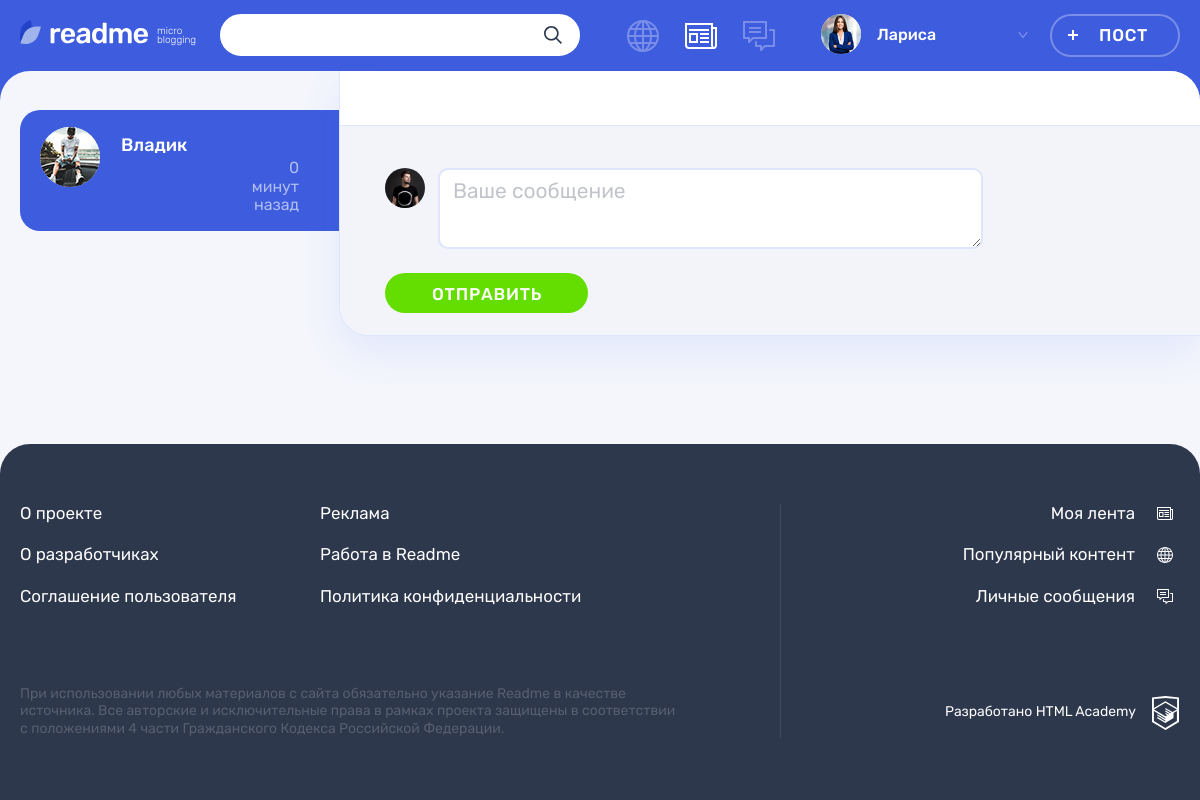
Screenshot of /messages.php?newMessage=2&id=2 (signed in) with the database file from the repository.
### tables this page shows
CREATE TABLE users
(
    id               INT AUTO_INCREMENT PRIMARY KEY,
    registrationDate TIMESTAMP DEFAULT CURRENT_TIMESTAMP,
    email            VARCHAR(128) NOT NULL UNIQUE,
    login            VARCHAR(128) UNIQUE,
    password         CHAR(64)     NOT NULL,
    avatar           VARCHAR(255)
);

### helpers.php (called while the page is built, shortened)
<?php
function get_noun_plural_form(int $number, string $one, string $two, string $many): string
{
    $number = (int)$number;
    $mod10 = $number % 10;
    $mod100 = $number % 100;
    switch (true) {
        default:
            return $many;
    }
}
function include_template($name, array $data = [])
{
    $name = 'templates/'.$name;
    extract($data);
    require $name;
    $result = ob_get_clean();
    return $result;
}
function generate_random_date($index)
{
    $deltas = [['minutes' => 59], ['hours' => 23], ['days' => 6], ['weeks' => 4], ['months' => 11]];
    $dcnt = count($deltas);
    $delta = $deltas[$index];
    $timeval = rand(1, current($delta));
    $timename = key($delta);
    $ts = strtotime("$timeval $timename ago");
    $dt = date('Y-m-d H:i:s', $ts);
    return $dt;
}

### functions.php (called while the page is built, shortened)
<?php
function DateFormat($index, $data = '')
{
    $RandomDate = date_create(generate_random_date($index));
    if (! empty($data)) {
        $RandomDate = new DateTime($data);
    }
    $current_time = new DateTime();
    $date = $current_time->diff($RandomDate);
    if ($date->format('%y') >= 1) {
        return $RandomDate->format("d-M-Y");
    } elseif (1.25 <= ((int)$date->format('%m')) + ($date->format('%d')) / 31) {
        return seePlural($date->format('%m'), 'месяц', 'месяца', 'месяцев');
    } elseif ((1 <= $date->format('%d'))) {
        return seePlural($date->format('%d'), 'день', 'дня', 'дней');
    } elseif (1 <= $date->format('%h')) {
        return seePlural($date->format('%h'), 'час', 'часа', 'часов');
    } else {
        return seePlural($date->format('%i'), 'минута', 'минуты', 'минут');
    }
}
function seePlural($str, $one, $two, $many, $ending = ' назад')
{
    return $str.' '.get_noun_plural_form($str, $one, $two, $many).$ending;
}
function SqlRequest($reques, $from, $where, $con, $id = '', $as = '', $join = "")
{
    $sql = sprintf("SELECT  %s %s  from %s %s WHERE %s %s", $reques, $as, $from, $join, $where, $id);
    $result = mysqli_query($con, $sql);
    $data = mysqli_fetch_all($result, MYSQLI_ASSOC);
    return $data;
}

### templates/messages.php (the view, shortened to what this page needs)
<main class="page__main page__main--messages">
    <?php
    if (! empty($messageAuthor)) { ?>
        <section class="messages tabs">
            <div class="messages__contacts" >
                <ul class="messages__contacts-list tabs__list" >
                    <?php
                    foreach ($messageAuthor as $author) { ?>
                        <li class="messages__contacts-item">
                            <a href="../messages.php?id=<?= intval($author['authorId']) === intval($sessionId) ? intval($author['recipientId']) : intval($author['authorId']) ?>&tab=message">
                                <div class="messages__contacts-tab <?=  intval($author['id']) === intval($id) || intval($newMessage) === intval($author['recipientId']) ?  'messages__contacts-tab--active' : '' ?>   ">
                                    <div class="messages__avatar-wrapper">
                                        <img class="messages__avatar" src="img/<?= strip_tags($author['avatar']) ?>"
                                             alt="Аватар пользователя">
                                    </div>
                                    <div class="messages__info">
                                                <span class="messages__contact-name">
                                                    <?= strip_tags($author['login']) ?>
                                                </span>
                                        <div class="messages__preview">
                                            <time class="messages__preview-time" datetime="2019-05-01T14:40">
                                                <?= DateFormat(0, $author['DATE']) ?>
                                            </time>
                                        </div>
                                    </div>
                                </div>
                            </a>
                        </li>
                    <?php } ?>
                </ul>
            </div>
            <div class="messages__chat">
                <?php
                if (isset($id) && !empty($id)) { ?>
                <div class="messages__chat-wrapper">
                </div>
                <div class="comments">
                    <form class="comments__form form"
                          action="../messages.php?id=<?= intval($id) ?>&tab=message"
                          method="post">
                        <div class="comments__my-avatar">
                            <img class="comments__picture" src="img/userpic-medium.jpg" alt="Аватар пользователя">
                        </div>
                        <div class="form__input-section <?= ! empty($error) ? 'form__input-section--error' : '' ?>">
                                                <textarea class="comments__textarea form__textarea form__input"
                                                          name='text'
                                                          placeholder="Ваше сообщение"></textarea>
                        </div>
                        <button class="comments__submit button button--green" type="submit">Отправить</button>
                    </form>
                <?php } else { ?>
                        <div class="container" style="height: 300px; width:100%">
                            <h2>Выберите человека, которому хотите написать</h2>
                        </div>
                <?php } ?>
                </div>
        </section>
    <?php } ?>
</main>

### templates/layout.php (shortened to what this page needs)
<!DOCTYPE html>
<html lang="ru">
<head>
    <link rel="stylesheet" href="css/main.css">
</head>
<body class="page">
<header class="header">
    <div class="header__wrapper container">
        <div class="header__logo-wrapper">
            <a class="header__logo-link" href="../">
                <img class="header__logo" src="img/logo.svg" alt="Логотип readme" width="128" height="24">
            </a>
            <p class="header__topic">
                micro blogging
            </p>
        </div>
        <form class="header__search-form form" action="../search.php" method="get">
            <div class="header__search">
                <input class="header__search-input form__input" name="request" type="search">
                <button class="header__search-button button" type="submit">
                    <svg class="header__search-icon" width="18" height="18">
                        <use xlink:href="#icon-search"></use>
                    </svg>
                </button>
            </div>
        </form>
        <div class="header__nav-wrapper">
            <nav class="header__nav">
                <ul class="header__my-nav">
                    <li class="header__my-page header__my-page--popular">
                        <a class="header__page-link <?= $tab === 'popular' ? 'header__page-link--active' : '' ?>"
                           href="../popular.php?tab=popular"
                           title="Популярный контент">
                        </a>
                    </li>
                    <li class="header__my-page header__my-page--feed">
                        <a class="header__page-link <?= ($tab === 'feed' || $tab === '') ? 'header__page-link--active' : '' ?>"
                           href="/index.php?tab=feed" title="Моя лента">
                        </a>
                    </li>
                    <li class="header__my-page header__my-page--messages">
                        <a class="header__page-link <?= $tab === 'message' ? 'header__page-link--active' : '' ?> "
                           href="../messages.php?tab=message" title="Личные сообщения">
                        </a>
                    </li>
                </ul>
                <?php
                if (! isset($_SESSION)) { ?>
                    <li class="header__authorization">
                        <a class="header__user-button header__authorization-button button"
                           href="../index.php">Вход</a>
                    </li>
                    <li>
                        <a class="header__user-button header__user-button--active header__register-button button">Регистрация</a>
                    </li>
                <?php } else { ?>
                    <ul class="header__user-nav">
                        <li class="header__profile">
                            <a class="header__profile-link" href="#">
                                <div class="header__avatar-wrapper">
                                    <img class="header__profile-avatar" src="<?= strip_tags($avatar) ?>"
                                         alt="Аватар профиля">
                                </div>
                                <div class="header__profile-name">
                                            <span>
                                            <?= strip_tags($userName); ?>
                                            </span>
                                    <svg class="header__link-arrow" width="10" height="6">
                                        <use xlink:href="#icon-arrow-right-ad"></use>
                                    </svg>
                                </div>
                            </a>
                        </li>
                        <li>
                            <a class="header__post-button button button--transparent" href="add.php">Пост</a>
                        </li>
                    </ul>
                <?php } ?>
            </nav>
        </div>
    </div>
</header>
<?= $content; ?>
<footer class="footer">
    <div class="footer__wrapper">
        <div class="footer__container container">
            <div class="footer__site-info">
                <div class="footer__site-nav">
                    <ul class="footer__info-pages">
                        <li class="footer__info-page">
                            <a class="footer__page-link" href="#">О проекте</a>
                        </li>
                        <li class="footer__info-page">
                            <a class="footer__page-link" href="#">Реклама</a>
                        </li>
                        <li class="footer__info-page">
                            <a class="footer__page-link" href="#">О разработчиках</a>
                        </li>
                        <li class="footer__info-page">
                            <a class="footer__page-link" href="#">Работа в Readme</a>
                        </li>
                        <li class="footer__info-page">
                            <a class="footer__page-link" href="#">Соглашение пользователя</a>
                        </li>
                        <li class="footer__info-page">
                            <a class="footer__page-link" href="#">Политика конфиденциальности</a>
                        </li>
                    </ul>
                </div>
                <p class="footer__license">
                    При использовании любых материалов с сайта обязательно указание Readme в качестве источника. Все
                    авторские и исключительные права в рамках проекта защищены в соответствии с положениями 4 части
                    Гражданского Кодекса Российской Федерации.
                </p>
            </div>
            <div class="footer__my-info">
                <ul class="footer__my-pages">
                    <li class="footer__my-page footer__my-page--feed">
                        <a class="footer__page-link" href="../index.php">Моя лента</a>
                    </li>
                    <li class="footer__my-page footer__my-page--popular">
                        <a class="footer__page-link" href="../popular.php">Популярный контент</a>
                    </li>
                    <li class="footer__my-page footer__my-page--messages">
                        <a class="footer__page-link" href="../messages.php">Личные сообщения</a>
                    </li>
                </ul>
                <div class="footer__copyright">
                    <a class="footer__copyright-link" href="#">
                        <span>Разработано HTML Academy</span>
                        <svg class="footer__copyright-logo" width="27" height="34">
                            <use xlink:href="#icon-htmlacademy"></use>
                        </svg>
                    </a>
                </div>
            </div>
        </div>
    </div>
</footer>
</body>
</html>

### rows the page displays
users: login "Лариса"
users: avatar (picture), login "Владик", DATE "0 минут назад"
